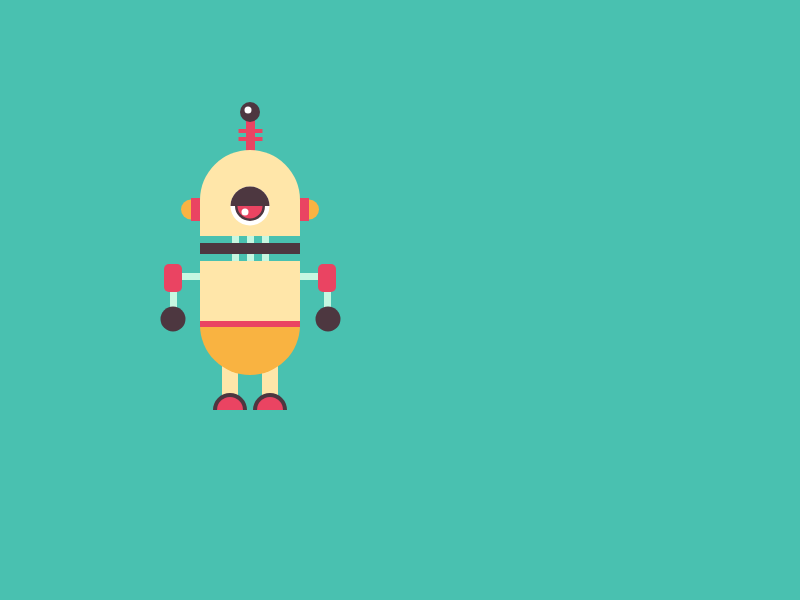
Frame 1 (no input)
Frame 60 (no input): identical to frame 1, image omitted
Frame 120 (the mouse pressed at the canvas centre since frame 60): identical to frame 1, image omitted

The p5.js sketch that drew this single still picture (run headless with seeded random() and noise() and a simulated clock; from frame 60 on, the mouse is pressed at the canvas centre):

// p5.js sketch
// ── sketch.js
function setup() {
  createCanvas(800, 600)
}

function draw() {

  background('#49c1b0');
  noStroke();

  //upper body
  //antenna
  fill('#ea4462')
  rect(246, 115, 9, 46, 0, 0, 0, 0);
  rect(238.5, 129, 24, 4, 0, 0, 0, 0);
  rect(238.5, 137, 24, 4, 0, 0, 0, 0);
  fill('#4d3740')
  ellipse(250, 112, 20, 20);
  fill('#fff')
  ellipse(248, 110, 7, 7);

  //ears
  fill('#ea4462')
  rect(191, 198, 9, 23, 0, 0, 0, 0);
  rect(300, 198, 9, 23, 0, 0, 0, 0);
  fill('#f9b341')
  arc(191, 209.5, 20, 20, HALF_PI, PI + HALF_PI);
  arc(309, 209.5, 20, 20, PI + HALF_PI, HALF_PI);

  //head
  fill('#ffe6a9')
  rect(200, 200, 100, 36, 0, 0, 0, 0);
  arc(250, 200, 100, 100, PI, 0);

  //eye
  fill('#fff')
  ellipse(250, 206, 39, 39);
  fill('#4d3740')
  ellipse(250, 206, 30, 30);
  fill('#ea4462')
  ellipse(250, 206, 25, 25);
  fill('#4d3740')
  arc(250, 206, 39, 39, PI, 0);
  fill('#fff')
  ellipse(245, 212, 7, 7);

  //neck 
  fill('#c6f7e1')
  rect(247, 236, 7, 7, 0, 0, 0, 0);
  rect(262, 236, 7, 7, 0, 0, 0, 0);
  rect(232, 236, 7, 7, 0, 0, 0, 0);
  fill('#4d3740')
  rect(200, 243, 100, 11, 0, 0, 0, 0);
  fill('#c6f7e1')
  rect(247, 254, 7, 7, 0, 0, 0, 0);
  rect(262, 254, 7, 7, 0, 0, 0, 0);
  rect(232, 254, 7, 7, 0, 0, 0, 0);

  // lower body
  //legs
  fill('#ffe6a9');
  rect(222, 361, 16, 45, 0, 0, 0, 0);
  rect(262, 361, 16, 45, 0, 0, 0, 0);

  //feet
  fill('#4d3740')
  arc(230, 410, 34, 34, PI, 0);
  arc(270, 410, 34, 34, PI, 0);
  fill('#ea4462')
  arc(230, 410, 26, 26, PI, 0);
  arc(270, 410, 26, 26, PI, 0);
  
  // main body
  fill('#ffe6a9');
  rect(200, 261, 100, 64, 0, 0, 0, 0);
  fill('#f9b341');
  arc(250, 325, 100, 100, 0, PI);
  fill('#ea4462')
  rect(200, 321, 100, 6, 0, 0, 0, 0);
  
  //arms
  fill('#c6f7e1')
  rect(300, 273, 18, 7, 0, 0, 0, 0);
  rect(182, 273, 18, 7, 0, 0, 0, 0);
  rect(324, 292, 7, 18, 0, 0, 0, 0);
  rect(170, 292, 7, 18, 0, 0, 0, 0);
  fill('#ea4462')
  rect(318, 264, 18, 28, 5, 5, 5, 5);
  rect(164, 264, 18, 28, 5, 5, 5, 5);
  
  //hands
  fill('#4d3740')
  ellipse(173, 319, 25, 25);
  ellipse(328, 319, 25, 25);

}
